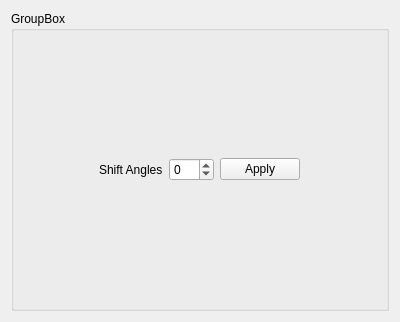
<?xml version="1.0" encoding="UTF-8"?>
<ui version="4.0">
 <class>StrengthFunctionConfig</class>
 <widget class="QWidget" name="StrengthFunctionConfig">
  <property name="geometry">
   <rect>
    <x>0</x>
    <y>0</y>
    <width>400</width>
    <height>300</height>
   </rect>
  </property>
  <property name="sizePolicy">
   <sizepolicy hsizetype="Preferred" vsizetype="Minimum">
    <horstretch>0</horstretch>
    <verstretch>0</verstretch>
   </sizepolicy>
  </property>
  <property name="windowTitle">
   <string>Form</string>
  </property>
  <layout class="QVBoxLayout" name="verticalLayout">
   <item>
    <widget class="QGroupBox" name="groupBox">
     <property name="minimumSize">
      <size>
       <width>0</width>
       <height>300</height>
      </size>
     </property>
     <property name="title">
      <string>GroupBox</string>
     </property>
     <layout class="QHBoxLayout" name="horizontalLayout">
      <item>
       <layout class="QVBoxLayout" name="verticalLayout_2">
        <item>
         <widget class="QWidget" name="widget" native="true">
          <property name="sizePolicy">
           <sizepolicy hsizetype="Preferred" vsizetype="Fixed">
            <horstretch>0</horstretch>
            <verstretch>0</verstretch>
           </sizepolicy>
          </property>
          <layout class="QHBoxLayout" name="horizontalLayout_2">
           <item>
            <widget class="QLabel" name="label">
             <property name="sizePolicy">
              <sizepolicy hsizetype="Fixed" vsizetype="Minimum">
               <horstretch>0</horstretch>
               <verstretch>0</verstretch>
              </sizepolicy>
             </property>
             <property name="text">
              <string>Shift Angles</string>
             </property>
            </widget>
           </item>
           <item>
            <widget class="QSpinBox" name="angleShiftSpinBox">
             <property name="minimum">
              <number>-90</number>
             </property>
             <property name="maximum">
              <number>90</number>
             </property>
            </widget>
           </item>
           <item>
            <widget class="QPushButton" name="applyAngleShiftButton">
             <property name="text">
              <string>Apply</string>
             </property>
            </widget>
           </item>
          </layout>
         </widget>
        </item>
        <item>
         <layout class="QGridLayout" name="valueGrid"/>
        </item>
       </layout>
      </item>
     </layout>
    </widget>
   </item>
  </layout>
 </widget>
 <resources/>
 <connections/>
</ui>
